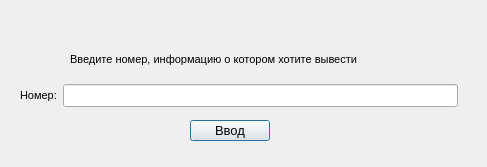
<?xml version="1.0" encoding="UTF-8"?>
<ui version="4.0">
 <class>outputNumberDialog</class>
 <widget class="QDialog" name="outputNumberDialog">
  <property name="geometry">
   <rect>
    <x>0</x>
    <y>0</y>
    <width>487</width>
    <height>167</height>
   </rect>
  </property>
  <property name="windowTitle">
   <string>Dialog</string>
  </property>
  <widget class="QPushButton" name="inputButton">
   <property name="geometry">
    <rect>
     <x>190</x>
     <y>120</y>
     <width>80</width>
     <height>21</height>
    </rect>
   </property>
   <property name="font">
    <font>
     <pointsize>10</pointsize>
    </font>
   </property>
   <property name="text">
    <string>Ввод</string>
   </property>
  </widget>
  <widget class="QLabel" name="label">
   <property name="geometry">
    <rect>
     <x>70</x>
     <y>50</y>
     <width>415</width>
     <height>19</height>
    </rect>
   </property>
   <property name="font">
    <font>
     <pointsize>12</pointsize>
    </font>
   </property>
   <property name="text">
    <string>&lt;html&gt;&lt;head/&gt;&lt;body&gt;&lt;p&gt;&lt;span style=&quot; font-size:8pt;&quot;&gt;Введите номер, информацию о котором хотите вывести&lt;/span&gt;&lt;/p&gt;&lt;/body&gt;&lt;/html&gt;</string>
   </property>
  </widget>
  <widget class="QWidget" name="layoutWidget">
   <property name="geometry">
    <rect>
     <x>20</x>
     <y>80</y>
     <width>438</width>
     <height>31</height>
    </rect>
   </property>
   <layout class="QHBoxLayout" name="horizontalLayout">
    <item>
     <widget class="QLabel" name="numberLabel">
      <property name="font">
       <font>
        <pointsize>12</pointsize>
       </font>
      </property>
      <property name="text">
       <string>&lt;html&gt;&lt;head/&gt;&lt;body&gt;&lt;p&gt;&lt;span style=&quot; font-size:8pt;&quot;&gt;Номер:&lt;/span&gt;&lt;/p&gt;&lt;/body&gt;&lt;/html&gt;</string>
      </property>
     </widget>
    </item>
    <item>
     <widget class="QLineEdit" name="numberEdit">
      <property name="font">
       <font>
        <pointsize>10</pointsize>
       </font>
      </property>
     </widget>
    </item>
   </layout>
  </widget>
 </widget>
 <resources/>
 <connections/>
</ui>
